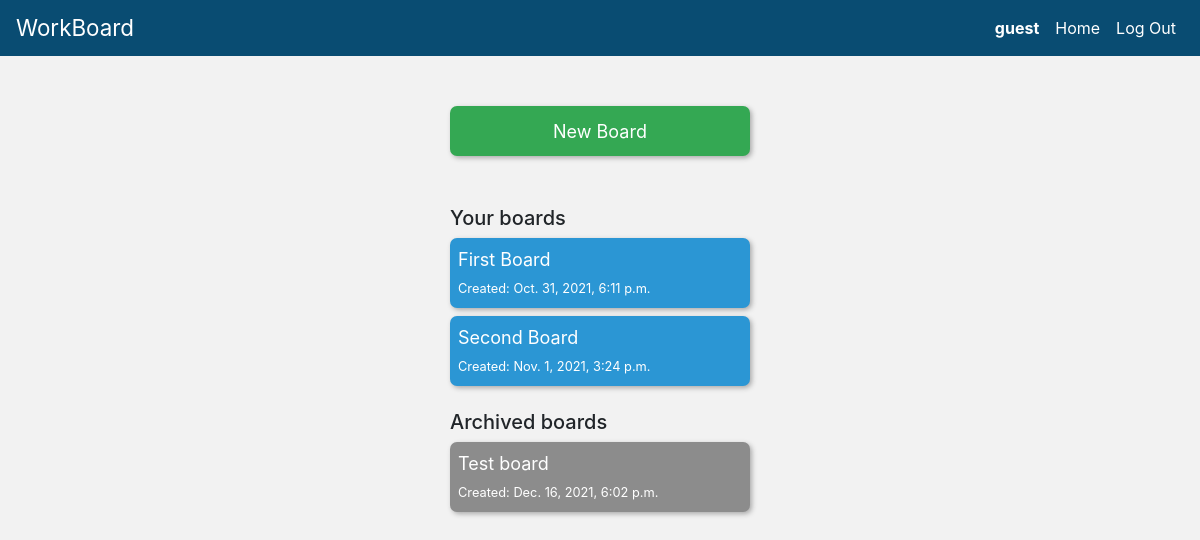
The app's page /workboard/ (signed in), older data.
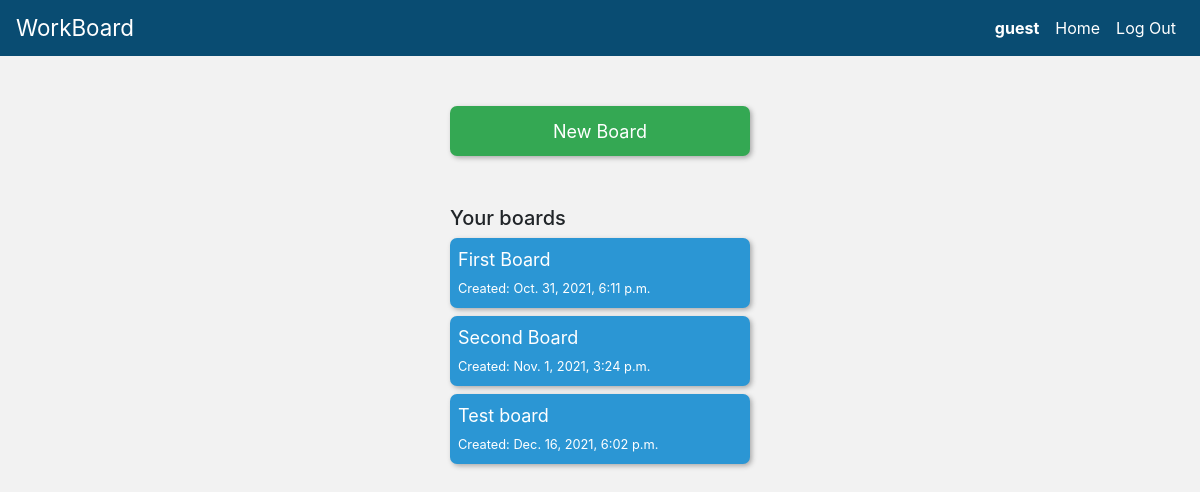
The same page, newer data.
### landing_page/models.py (models this page shows, shortened)
class User(AbstractUser):
    number_of_followers = models.IntegerField(default=0)
    number_of_followings = models.IntegerField(default=0)

### workboard/models.py (models this page shows, shortened)
class Board(models.Model):
	creator = models.ForeignKey(User, on_delete=models.CASCADE, related_name='boards')	# related name: User.maps
	title = models.CharField(max_length=50)
	description = models.TextField(blank=True)
	public_visibility = models.BooleanField(default=False)
	archived = models.BooleanField(default=False)
	timestamp = models.DateTimeField(auto_now_add=True)

### workboard/views.py (the view)
# urls.py: path("", views.index, name="index"),
def index(request):
	if request.user.is_authenticated:
		logged_user = User.objects.get(pk=request.user.id)
		personal_boards = Board.objects.filter(creator=logged_user, archived=False)
		archived_boards = Board.objects.filter(creator=logged_user, archived=True)
		return render(request, 'workboard/index.html', {
			'personal_boards': personal_boards,
			'archived_boards': archived_boards
		})
	else:	# Redirect to the login page
		return HttpResponseRedirect(reverse('login'))

### workboard/templates/workboard/index.html (shortened to what this page needs)
{% extends 'workboard/layout.html' %}
{% load static %}
{% block body %}
{% if user.is_authenticated %}
<div class="flex-container">
	<div class="flexbox-item">
		<div id="new-board-btn">
			<button id="create-board-form-btn">New Board</button>
		</div>
		<div id="more-boards">
			<h5>Your boards</h5>
			<ul class="boards-list">
				{% for board in personal_boards %}
					<li>
						<a href="{% url 'workboard:board-page' board.id %}">
							<button class="active-list-item">{{ board.title }}<br><span class="timestamp">Created: {{ board.timestamp }}</span></button>
						</a>
					</li>
				{% empty %}
					<li>You don't have any active boards.</li>
				{% endfor%}
			</ul>
{% endif %}
			{% if archived_boards %}
				<h5>Archived boards</h5>
			{% endif %}
			<ul class="boards-list">
				{% for board in archived_boards %}
					<li>
						<a href="{% url 'workboard:board-page' board.id %}">
							<button class="archived-list-item">{{ board.title }}<br><span class="timestamp">Created: {{ board.timestamp }}</span></button>
						</a>
					</li>
				{% endfor %}
			</ul>
		</div>
	</div>
</div>
{% endblock %}

### workboard/templates/workboard/layout.html (shortened to what this page needs)
{% load static %}
<!DOCTYPE html>
<html lang="en">
	<head>
		<link rel="stylesheet" href="https://stackpath.bootstrapcdn.com/bootstrap/4.4.1/css/bootstrap.min.css">
		<link rel="stylesheet" href="{% static 'workboard/styles.css' %}">
	</head>
	<body>
		<nav class="navbar navbar-expand navbar-light">
			<span class="app-title">WorkBoard</span>
			<ul class="navbar-nav ml-auto">
				{% if user.is_authenticated %}
					<li class="nav-item">
						<a class="nav-link"><strong>{{ user.username }}</strong></a>
					</li>
					<li class="nav-item">
						<a class="nav-link link-over" href="{% url 'workboard:guest-view' %}" title="View Projects">Home</a>
					</li>
					<li id="log-out" class="nav-item">
						<a class="nav-link link-over" href="{% url 'workboard:logout' %}" title="End session">Log Out</a>
					</li>
				{% endif %}
			</ul>
		</nav>
		{% block body %}
		{% endblock %}
	</body>
</html>

### workboard/static/workboard/styles.css (style rules this page uses)
:root { --dark-blue-trello: #094C72; --medium-blue-trello: #0079BF; --light-blue-trello: #2B96D4; --lightest-blue-trello: #56ABDC; --column-header-color: #D9D9D9; --light-gray-color: #F2F2F2; --border-radius-default: 7px; }
* { padding: 0; margin: 0; }
body { background-color: var(--light-gray-color); }
.flex-container { display: flex; justify-content: space-around; }
#create-board-form-btn { width: 300px; height: 50px; padding: 5px; margin: 50px 0px; border: none; border-radius: var(--border-radius-default); font-size: large; color: white; background-color: #34A853; box-shadow: 2px 2px 5px #aaa; }
.boards-list { padding: 0; list-style: none; }
.active-list-item { background-color: var(--light-blue-trello); }
.boards-list button { color: white; font-size: large; text-align: left; margin-bottom: 8px; padding: 8px; width: 100%; border: none; border-radius: var(--border-radius-default); box-shadow: 2px 2px 5px #aaa; }
.timestamp { font-size: 0.8rem; }
nav { background-color: var(--dark-blue-trello); }
.app-title { font-size: 1.4rem; color: white; }
.nav-link { color: white !important; }

Row changes from the older to the newer data that the page shows:
changed Board "Test board": moves from the list under "Archived boards" to the list under "Your boards"
Text that changed along with them:
text no longer shown: "Archived boards"
